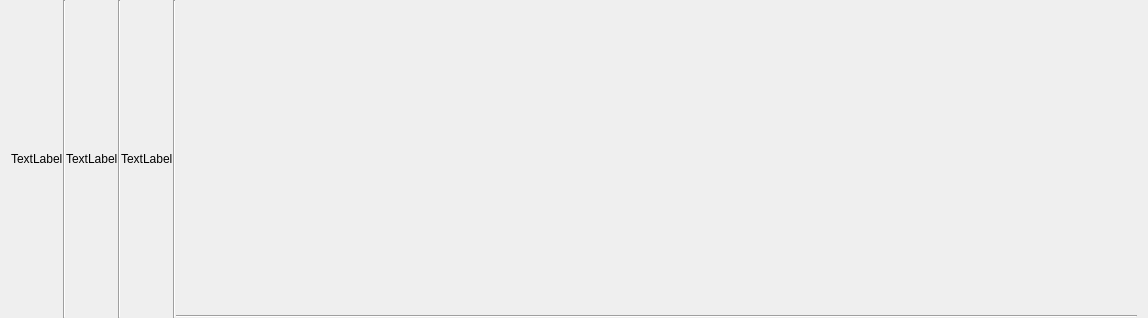
<?xml version="1.0" encoding="UTF-8"?>
<ui version="4.0">
 <class>vieBBSpellSlotWidget</class>
 <widget class="QWidget" name="vieBBSpellSlotWidget">
  <property name="geometry">
   <rect>
    <x>0</x>
    <y>0</y>
    <width>1148</width>
    <height>318</height>
   </rect>
  </property>
  <property name="windowTitle">
   <string>vieBBSpellSlotWidget</string>
  </property>
  <layout class="QHBoxLayout" name="horizontalLayout" stretch="0,0,0,0,0,0,1">
   <property name="spacing">
    <number>0</number>
   </property>
   <property name="topMargin">
    <number>0</number>
   </property>
   <property name="bottomMargin">
    <number>0</number>
   </property>
   <item>
    <widget class="QLabel" name="levelLabel">
     <property name="text">
      <string>TextLabel</string>
     </property>
    </widget>
   </item>
   <item>
    <widget class="Line" name="line_2">
     <property name="orientation">
      <enum>Qt::Vertical</enum>
     </property>
    </widget>
   </item>
   <item>
    <widget class="QLabel" name="slotLabel">
     <property name="text">
      <string>TextLabel</string>
     </property>
    </widget>
   </item>
   <item>
    <widget class="Line" name="line_3">
     <property name="orientation">
      <enum>Qt::Vertical</enum>
     </property>
    </widget>
   </item>
   <item>
    <widget class="QLabel" name="slotsOutLabel">
     <property name="text">
      <string>TextLabel</string>
     </property>
    </widget>
   </item>
   <item>
    <widget class="Line" name="line_4">
     <property name="orientation">
      <enum>Qt::Vertical</enum>
     </property>
    </widget>
   </item>
   <item>
    <layout class="QVBoxLayout" name="verticalLayout">
     <property name="spacing">
      <number>0</number>
     </property>
     <item>
      <spacer name="verticalSpacer">
       <property name="orientation">
        <enum>Qt::Vertical</enum>
       </property>
       <property name="sizeHint" stdset="0">
        <size>
         <width>20</width>
         <height>40</height>
        </size>
       </property>
      </spacer>
     </item>
     <item>
      <widget class="Line" name="line">
       <property name="orientation">
        <enum>Qt::Horizontal</enum>
       </property>
      </widget>
     </item>
    </layout>
   </item>
  </layout>
 </widget>
 <layoutdefault spacing="6" margin="11"/>
 <resources/>
 <connections/>
</ui>
